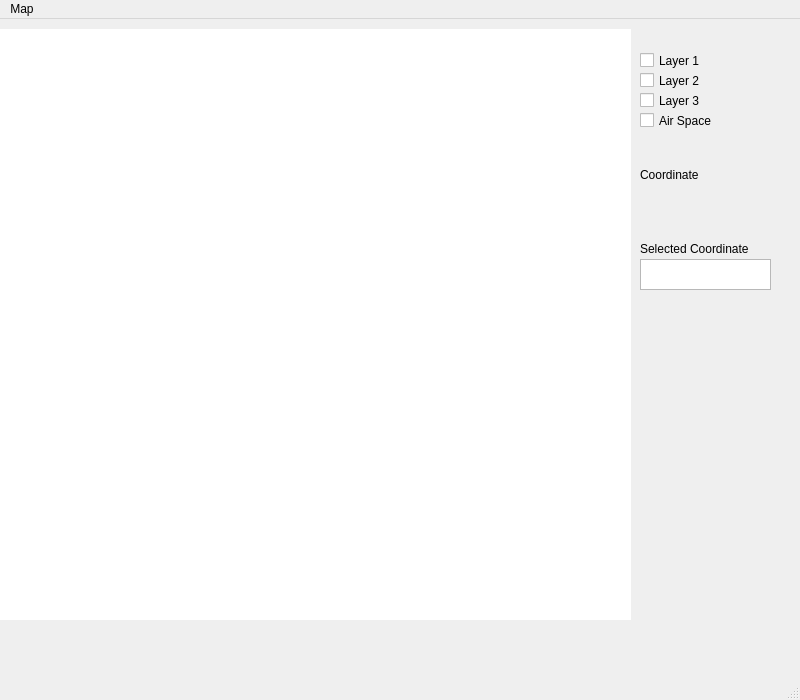
<?xml version="1.0" encoding="UTF-8"?>
<ui version="4.0">
 <class>MainWindowBase</class>
 <widget class="QMainWindow" name="MainWindowBase">
  <property name="geometry">
   <rect>
    <x>0</x>
    <y>0</y>
    <width>800</width>
    <height>700</height>
   </rect>
  </property>
  <property name="windowTitle">
   <string>GUI GIS DATA</string>
  </property>
  <widget class="QWidget" name="centralwidget">
   <widget class="QFrame" name="frameMap">
    <property name="geometry">
     <rect>
      <x>0</x>
      <y>10</y>
      <width>631</width>
      <height>591</height>
     </rect>
    </property>
    <property name="frameShape">
     <enum>QFrame::StyledPanel</enum>
    </property>
    <property name="frameShadow">
     <enum>QFrame::Raised</enum>
    </property>
    <widget class="QGraphicsView" name="graphicsView">
     <property name="geometry">
      <rect>
       <x>-5</x>
       <y>-9</y>
       <width>641</width>
       <height>601</height>
      </rect>
     </property>
    </widget>
   </widget>
   <widget class="QCheckBox" name="checkBox">
    <property name="geometry">
     <rect>
      <x>640</x>
      <y>30</y>
      <width>92</width>
      <height>23</height>
     </rect>
    </property>
    <property name="acceptDrops">
     <bool>false</bool>
    </property>
    <property name="text">
     <string>Layer 1</string>
    </property>
   </widget>
   <widget class="QCheckBox" name="checkBox_2">
    <property name="geometry">
     <rect>
      <x>640</x>
      <y>50</y>
      <width>92</width>
      <height>23</height>
     </rect>
    </property>
    <property name="text">
     <string>Layer 2</string>
    </property>
   </widget>
   <widget class="QLabel" name="label">
    <property name="geometry">
     <rect>
      <x>640</x>
      <y>140</y>
      <width>81</width>
      <height>31</height>
     </rect>
    </property>
    <property name="text">
     <string>Coordinate</string>
    </property>
   </widget>
   <widget class="QCheckBox" name="checkBox_3">
    <property name="geometry">
     <rect>
      <x>640</x>
      <y>70</y>
      <width>92</width>
      <height>23</height>
     </rect>
    </property>
    <property name="text">
     <string>Layer 3</string>
    </property>
   </widget>
   <widget class="QLabel" name="label_2">
    <property name="geometry">
     <rect>
      <x>640</x>
      <y>170</y>
      <width>121</width>
      <height>17</height>
     </rect>
    </property>
    <property name="text">
     <string/>
    </property>
   </widget>
   <widget class="QCheckBox" name="checkBox_4">
    <property name="geometry">
     <rect>
      <x>640</x>
      <y>90</y>
      <width>92</width>
      <height>23</height>
     </rect>
    </property>
    <property name="text">
     <string>Air Space</string>
    </property>
   </widget>
   <widget class="QLabel" name="label_4">
    <property name="geometry">
     <rect>
      <x>640</x>
      <y>220</y>
      <width>151</width>
      <height>20</height>
     </rect>
    </property>
    <property name="text">
     <string>Selected Coordinate</string>
    </property>
   </widget>
   <widget class="QTextBrowser" name="textBrowser">
    <property name="geometry">
     <rect>
      <x>640</x>
      <y>240</y>
      <width>131</width>
      <height>31</height>
     </rect>
    </property>
    <property name="html">
     <string>&lt;!DOCTYPE HTML PUBLIC &quot;-//W3C//DTD HTML 4.0//EN&quot; &quot;http://www.w3.org/TR/REC-html40/strict.dtd&quot;&gt;
&lt;html&gt;&lt;head&gt;&lt;meta name=&quot;qrichtext&quot; content=&quot;1&quot; /&gt;&lt;meta charset=&quot;utf-8&quot; /&gt;&lt;style type=&quot;text/css&quot;&gt;
p, li { white-space: pre-wrap; }
&lt;/style&gt;&lt;/head&gt;&lt;body style=&quot; font-family:'Ubuntu'; font-size:11pt; font-weight:400; font-style:normal;&quot;&gt;
&lt;p style=&quot;-qt-paragraph-type:empty; margin-top:0px; margin-bottom:0px; margin-left:0px; margin-right:0px; -qt-block-indent:0; text-indent:0px;&quot;&gt;&lt;br /&gt;&lt;/p&gt;&lt;/body&gt;&lt;/html&gt;</string>
    </property>
   </widget>
  </widget>
  <widget class="QMenuBar" name="menubar">
   <property name="geometry">
    <rect>
     <x>0</x>
     <y>0</y>
     <width>800</width>
     <height>22</height>
    </rect>
   </property>
   <widget class="QMenu" name="menuMap">
    <property name="title">
     <string>Map</string>
    </property>
    <widget class="QMenu" name="menuAdd_Layer">
     <property name="title">
      <string>Add Layer</string>
     </property>
     <addaction name="actionMap_1"/>
     <addaction name="actionMap_2"/>
    </widget>
    <addaction name="mpActionZoomIn"/>
    <addaction name="mpActionZoomOut"/>
    <addaction name="mpActionPan"/>
    <addaction name="separator"/>
    <addaction name="menuAdd_Layer"/>
   </widget>
   <addaction name="menuMap"/>
  </widget>
  <widget class="QStatusBar" name="statusBar"/>
  <action name="mpActionPan">
   <property name="checkable">
    <bool>false</bool>
   </property>
   <property name="icon">
    <iconset resource="resources.qrc">
     <normaloff>:/mActionPan.png</normaloff>:/mActionPan.png</iconset>
   </property>
   <property name="text">
    <string>Pan</string>
   </property>
  </action>
  <action name="mpActionZoomIn">
   <property name="checkable">
    <bool>false</bool>
   </property>
   <property name="checked">
    <bool>false</bool>
   </property>
   <property name="icon">
    <iconset resource="resources.qrc">
     <normaloff>:/mActionZoomIn.png</normaloff>:/mActionZoomIn.png</iconset>
   </property>
   <property name="text">
    <string>Zoom In</string>
   </property>
  </action>
  <action name="mpActionZoomOut">
   <property name="checkable">
    <bool>false</bool>
   </property>
   <property name="icon">
    <iconset resource="resources.qrc">
     <normaloff>:/mActionZoomOut.png</normaloff>:/mActionZoomOut.png</iconset>
   </property>
   <property name="text">
    <string>Zoom Out</string>
   </property>
  </action>
  <action name="actionMap_1">
   <property name="icon">
    <iconset resource="resources.qrc">
     <normaloff>:/mActionAddLayer.png</normaloff>:/mActionAddLayer.png</iconset>
   </property>
   <property name="text">
    <string>Map 1</string>
   </property>
  </action>
  <action name="actionMap_2">
   <property name="icon">
    <iconset resource="resources.qrc">
     <normaloff>:/mActionAddLayer.png</normaloff>:/mActionAddLayer.png</iconset>
   </property>
   <property name="text">
    <string>Map 2</string>
   </property>
  </action>
 </widget>
 <resources>
  <include location="resources.qrc"/>
 </resources>
 <connections/>
</ui>
